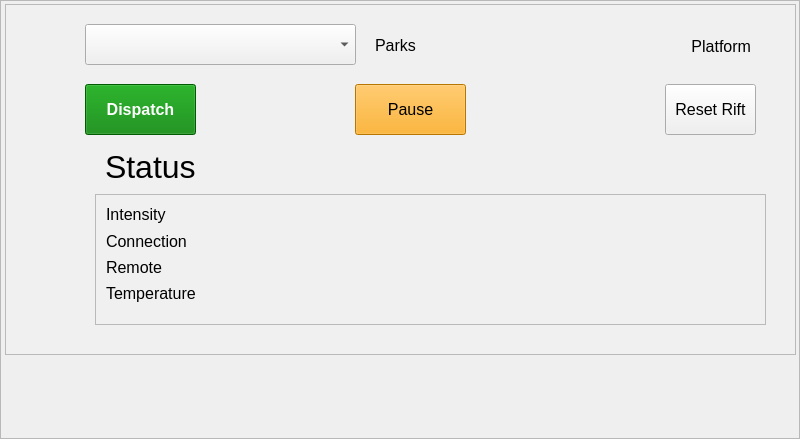
<?xml version="1.0" encoding="UTF-8"?>
<ui version="4.0">
 <class>Frame</class>
 <widget class="QFrame" name="Frame">
  <property name="geometry">
   <rect>
    <x>0</x>
    <y>0</y>
    <width>800</width>
    <height>439</height>
   </rect>
  </property>
  <property name="windowTitle">
   <string>Frame</string>
  </property>
  <property name="frameShape">
   <enum>QFrame::StyledPanel</enum>
  </property>
  <property name="frameShadow">
   <enum>QFrame::Raised</enum>
  </property>
  <widget class="QFrame" name="frm_input">
   <property name="geometry">
    <rect>
     <x>5</x>
     <y>4</y>
     <width>791</width>
     <height>351</height>
    </rect>
   </property>
   <property name="styleSheet">
    <string notr="true">background-color: #f0f0f0</string>
   </property>
   <property name="frameShape">
    <enum>QFrame::StyledPanel</enum>
   </property>
   <property name="frameShadow">
    <enum>QFrame::Raised</enum>
   </property>
   <widget class="QPushButton" name="btn_dispatch">
    <property name="geometry">
     <rect>
      <x>80</x>
      <y>80</y>
      <width>111</width>
      <height>51</height>
     </rect>
    </property>
    <property name="font">
     <font>
      <pointsize>12</pointsize>
      <weight>75</weight>
      <bold>true</bold>
     </font>
    </property>
    <property name="styleSheet">
     <string notr="true">QPushButton{color: white; background-color : green;} QPushButton::pressed{background-color :lightgreen; }</string>
    </property>
    <property name="text">
     <string>Dispatch</string>
    </property>
   </widget>
   <widget class="QPushButton" name="btn_reset_rift">
    <property name="geometry">
     <rect>
      <x>660</x>
      <y>80</y>
      <width>91</width>
      <height>51</height>
     </rect>
    </property>
    <property name="font">
     <font>
      <pointsize>12</pointsize>
     </font>
    </property>
    <property name="text">
     <string>Reset Rift</string>
    </property>
   </widget>
   <widget class="QPushButton" name="btn_pause">
    <property name="geometry">
     <rect>
      <x>350</x>
      <y>80</y>
      <width>111</width>
      <height>51</height>
     </rect>
    </property>
    <property name="font">
     <font>
      <pointsize>12</pointsize>
     </font>
    </property>
    <property name="styleSheet">
     <string notr="true">background-color: orange
</string>
    </property>
    <property name="text">
     <string>Pause</string>
    </property>
   </widget>
   <widget class="QComboBox" name="cmb_park_listbox">
    <property name="geometry">
     <rect>
      <x>80</x>
      <y>20</y>
      <width>271</width>
      <height>41</height>
     </rect>
    </property>
    <property name="font">
     <font>
      <pointsize>12</pointsize>
     </font>
    </property>
   </widget>
   <widget class="QLabel" name="lbl_coaster_status">
    <property name="geometry">
     <rect>
      <x>100</x>
      <y>142</y>
      <width>631</width>
      <height>41</height>
     </rect>
    </property>
    <property name="font">
     <font>
      <pointsize>24</pointsize>
     </font>
    </property>
    <property name="text">
     <string>Status</string>
    </property>
   </widget>
   <widget class="QFrame" name="frame">
    <property name="geometry">
     <rect>
      <x>90</x>
      <y>190</y>
      <width>671</width>
      <height>131</height>
     </rect>
    </property>
    <property name="frameShape">
     <enum>QFrame::StyledPanel</enum>
    </property>
    <property name="frameShadow">
     <enum>QFrame::Raised</enum>
    </property>
    <widget class="QLabel" name="lbl_intensity_status">
     <property name="geometry">
      <rect>
       <x>11</x>
       <y>11</y>
       <width>631</width>
       <height>19</height>
      </rect>
     </property>
     <property name="font">
      <font>
       <pointsize>12</pointsize>
      </font>
     </property>
     <property name="text">
      <string>Intensity</string>
     </property>
    </widget>
    <widget class="QLabel" name="lbl_remote_status">
     <property name="geometry">
      <rect>
       <x>11</x>
       <y>63</y>
       <width>641</width>
       <height>21</height>
      </rect>
     </property>
     <property name="font">
      <font>
       <pointsize>12</pointsize>
      </font>
     </property>
     <property name="text">
      <string>Remote</string>
     </property>
    </widget>
    <widget class="QLabel" name="lbl_coaster_connection">
     <property name="geometry">
      <rect>
       <x>11</x>
       <y>38</y>
       <width>641</width>
       <height>19</height>
      </rect>
     </property>
     <property name="font">
      <font>
       <pointsize>12</pointsize>
      </font>
     </property>
     <property name="text">
      <string>Connection</string>
     </property>
    </widget>
    <widget class="QLabel" name="lbl_temperature_status">
     <property name="geometry">
      <rect>
       <x>11</x>
       <y>90</y>
       <width>641</width>
       <height>19</height>
      </rect>
     </property>
     <property name="font">
      <font>
       <pointsize>12</pointsize>
      </font>
     </property>
     <property name="text">
      <string>Temperature</string>
     </property>
    </widget>
   </widget>
   <widget class="QLabel" name="label_7">
    <property name="geometry">
     <rect>
      <x>370</x>
      <y>33</y>
      <width>81</width>
      <height>16</height>
     </rect>
    </property>
    <property name="font">
     <font>
      <pointsize>12</pointsize>
     </font>
    </property>
    <property name="text">
     <string>Parks</string>
    </property>
   </widget>
   <widget class="QLabel" name="lbl_platform">
    <property name="geometry">
     <rect>
      <x>625</x>
      <y>32</y>
      <width>121</width>
      <height>21</height>
     </rect>
    </property>
    <property name="font">
     <font>
      <pointsize>12</pointsize>
     </font>
    </property>
    <property name="text">
     <string>Platform</string>
    </property>
    <property name="alignment">
     <set>Qt::AlignRight|Qt::AlignTrailing|Qt::AlignVCenter</set>
    </property>
   </widget>
  </widget>
 </widget>
 <resources/>
 <connections/>
</ui>
